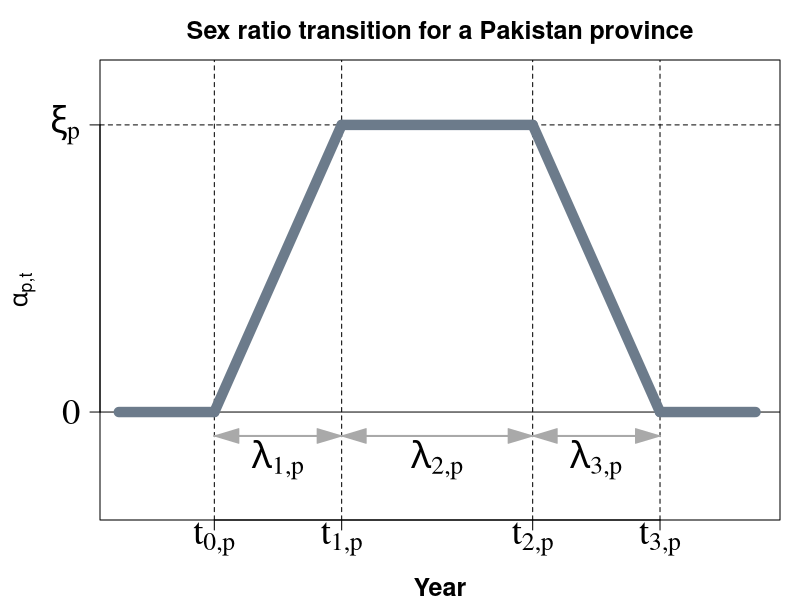

R code for this plot:

##############################################################################
# Levels and trends estimate of sex ratio at birth for seven provinces of Pakistan 
# from 1980 to 2020 with scenario-based probabilistic projections 
# of missing female birth to 2050: A Bayesian modeling approach
#
# Code constructed by: Fengqing CHAO
# Code last revised by: Qiqi Qiang on 30 Aug 2025
#
# plot_AdjModelSetting.R
# 
# This script illustrates plot for adjustment model setting
#
# used for which run: Main.run
#
# this script is called by any other scripts: main_output.R
#
# this script calls other scripts: null
#
# functions called: null
# 
# input data: null
#
# output data: fig/AdjModelSetting_tech_PAK.pdf
#
###############################################################################

## illustration plot for adjustment model setting ##

plot.dir <- "Your own work dictionary"
# install.packages("shape", dependencies = TRUE)
library(shape)

t0 <- 0
t1 <- 30
t2 <- 70
t3 <- 130
t4 <- 170
t.max <- 200

a1 <- 20
a2 <- 80
a.max <- 90
a.arrow1 <- 15
a.arrow2 <- 85
a.text1 <- a.arrow1 - 5
a.text2 <- a.arrow2 + 6

lwd.adj <- 10
lwd.arrow <- 2

col.adj <- "slategray4"
col.arrow <- "darkgray"

cex.symbol <- 2.2

arrow.length <- 0.5
arrow.width <- 0.3

########################################################################
########################################################################
pdf(paste0(plot.dir, "AdjModelSetting_tech_PAK.pdf"))
par(mar = c(4, 5, 3, 1), las = 1, cex.main = 1.5, cex.lab = 1.5, cex.axis = cex.symbol,
    font.lab = 2)
plot(y = 1:a.max, x = seq(2, t.max, t.max / a.max),
     type = "n", xaxt = "n", yaxt = "n",
     xlab = "Year", ylab = expression(alpha[paste(p,',',t)]), main = "Sex ratio transition for a Pakistan province")
axis(1, at = c(t1, t2, t3, t4), cex = 2.2,
     labels = c(expression(t[paste(0,',',p)]),
                expression(t[paste(1,',',p)]),
                expression(t[paste(2,',',p)]),
                expression(t[paste(3,',',p)])),
     col = 'black', col.axis = 1, col.ticks = 'black',
     font = 4, family = 'serif')
axis(2, at = c(a1, a2), cex = cex.symbol,
     labels = c(0, expression(xi[p])),
     col = 'black', col.axis = 1, col.ticks = 'black',
     font = 4, family = 'serif')

abline(h = a1)
abline(v = c(t1, t2, t3, t4), lty = 2)
abline(h = a2, lty = 2)
segments(x0 = t0, y0 = a1, x1 = t1, y1 = a1, lwd = lwd.adj, col = col.adj)
segments(x0 = t1, y0 = a1, x1 = t2, y1 = a2, lwd = lwd.adj, col = col.adj)
segments(x0 = t2, y0 = a2, x1 = t3, y1 = a2, lwd = lwd.adj, col = col.adj)
segments(x0 = t3, y0 = a2, x1 = t4, y1 = a1, lwd = lwd.adj, col = col.adj)
segments(x0 = t4, y0 = a1, x1 = t.max, y1 = a1, lwd = lwd.adj, col = col.adj)

segments(x0 = t1, y0 = a.arrow1, x1 = t4, y1 = a.arrow1,
         lwd = lwd.arrow, col = col.arrow)

Arrowhead(x0 = t1, y0 = a.arrow1, angle = 180, arr.length = arrow.length,
          arr.width = arrow.width, arr.adj = 1, arr.type = "triangle",
          lcol = col.arrow, arr.lwd = 1)
Arrowhead(x0 = t2, y0 = a.arrow1, angle = 0, arr.length = arrow.length,
          arr.width = arrow.width, arr.adj = 1, arr.type = "triangle",
          lcol = col.arrow, arr.lwd = 1)

Arrowhead(x0 = t2, y0 = a.arrow1, angle = 180, arr.length = arrow.length,
          arr.width = arrow.width, arr.adj = 1, arr.type = "triangle",
          lcol = col.arrow, arr.lwd = 1)
Arrowhead(x0 = t3, y0 = a.arrow1, angle = 0, arr.length = arrow.length,
          arr.width = arrow.width, arr.adj = 1, arr.type = "triangle",
          lcol = col.arrow, arr.lwd = 1)

Arrowhead(x0 = t3, y0 = a.arrow1, angle = 180, arr.length = arrow.length,
          arr.width = arrow.width, arr.adj = 1, arr.type = "triangle",
          lcol = col.arrow, arr.lwd = 1)
Arrowhead(x0 = t4, y0 = a.arrow1, angle = 0, arr.length = arrow.length,
          arr.width = arrow.width, arr.adj = 1, arr.type = "triangle",
          lcol = col.arrow, arr.lwd = 1)

text(x = (t1+t2)/2, y = a.text1, labels = expression(lambda[paste(1,',',p)]),
     col = 1, font = 4, family = 'serif', cex = cex.symbol)
text(x = (t2+t3)/2, y = a.text1, labels = expression(lambda[paste(2,',',p)]),
     col = 1, font = 4, family = 'serif', cex = cex.symbol)
text(x = (t3+t4)/2, y = a.text1, labels = expression(lambda[paste(3,',',p)]),
     col = 1, font = 4, family = 'serif', cex = cex.symbol)
dev.off()

## the end ##


